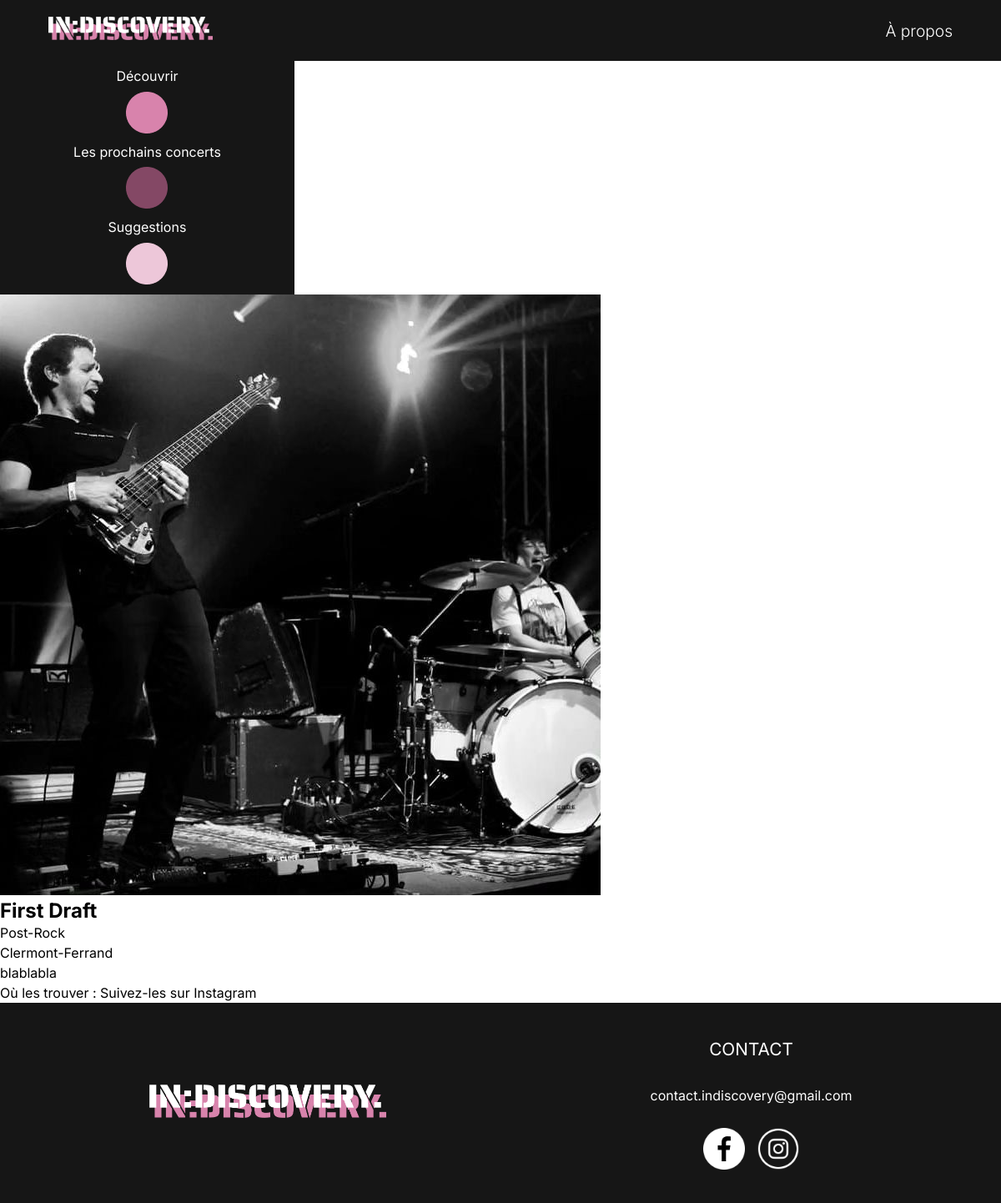
/php/artistes.php?id=1, run on an earlier commit of the app's database.
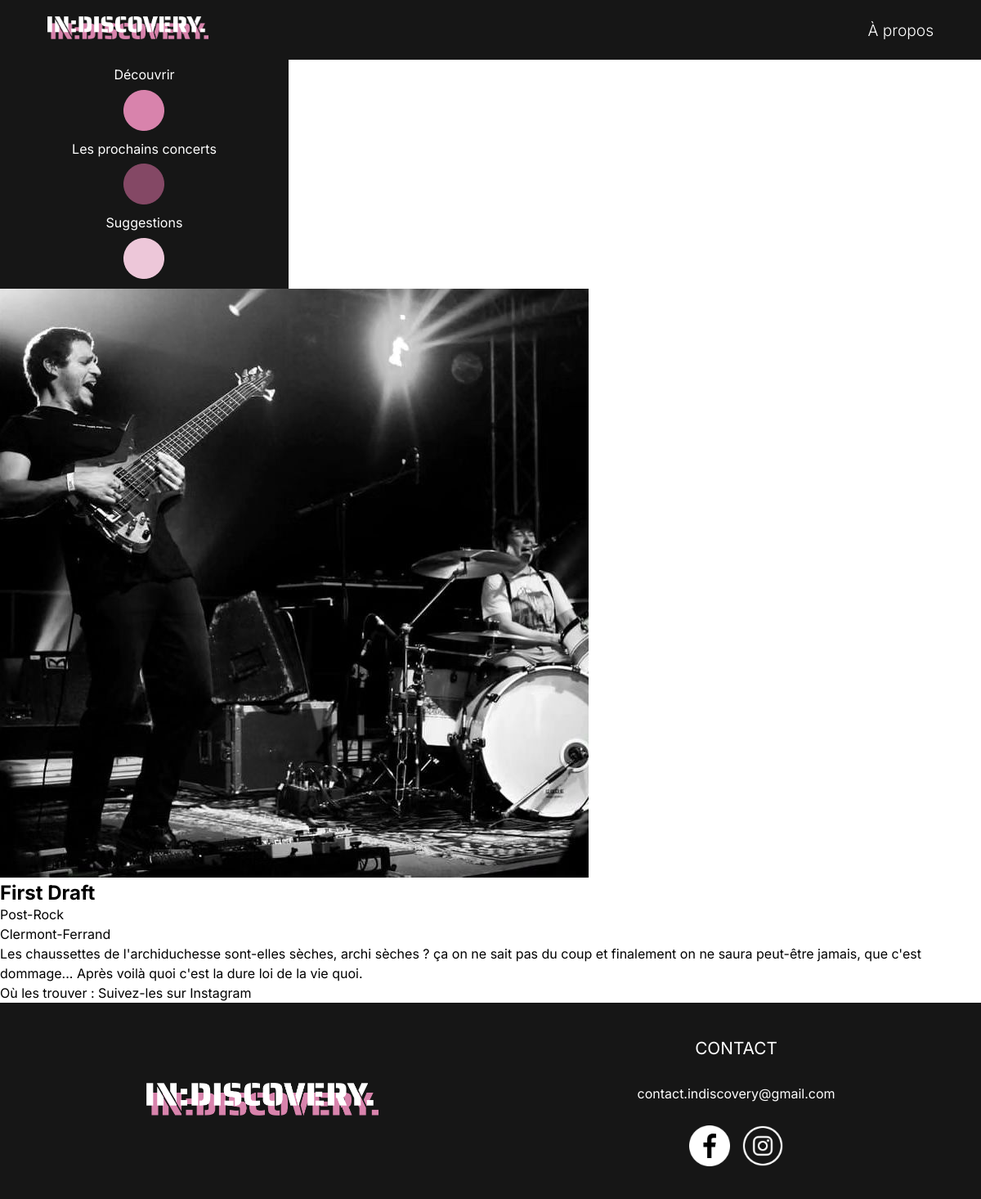
And on a later commit of the database.
### tables this page shows
CREATE TABLE `artistes` (
  `id_artiste` int NOT NULL,
  `nom` varchar(255) NOT NULL,
  `id_genre` int NOT NULL,
  `location` varchar(255) NOT NULL,
  `description` text NOT NULL,
  `photo` varchar(255) NOT NULL,
  `reseaux_sociaux` text NOT NULL,
  `decouverte` tinyint(1) NOT NULL,
  `cdc` tinyint(1) NOT NULL
);

CREATE TABLE `genres` (
  `id_genre` int NOT NULL,
  `categorie` varchar(255) NOT NULL,
  `genre` varchar(255) NOT NULL
);

### php/artistes.php (the view, shortened to what this page needs)
<?php
require_once("connect.php");
$artiste_id = isset($_GET['id']) ? intval($_GET['id']) : 0;
$sql = "
    SELECT a.nom, a.description, a.photo, a.location, a.reseaux_sociaux, g.categorie, g.genre
    FROM artistes a
    JOIN genres g ON a.id_genre = g.id_genre
    WHERE a.id_artiste = :id_artiste
";
$stmt = $db->prepare($sql);
$stmt->bindValue(':id_artiste', $artiste_id, PDO::PARAM_INT);
if (!$stmt->execute()) {
    echo "Erreur SQL : " . implode(" ", $stmt->errorInfo());
    exit;
}
$artiste = $stmt->fetch(PDO::FETCH_ASSOC);
?>
<!DOCTYPE html>
<html lang="en">
<head>
    <link rel="stylesheet" href="index.css">
    <link rel="stylesheet" href="artistes.css">
</head>
<body>
<header>
        <div class="navbar">
            <nav class="nav-links">
                <div class="logo"><a href="index.php"><img src="Images/logodiscovery.png" alt="Logo IN:DISCOVERY."></a></div>
                <a href="#" id="nav-item">À propos</a>
            </nav>
        </div>
        <div class="side-menu">
            <div class="container-menu">
            <div class="menu-dots">
                <span class="dot-menu-item item1">Découvrir</span>
                    <a href="decouvrez.php" class="dot dot1"><img src="images/icones/dot1.png" alt="Dot 1"></a>
                <span class="dot-menu-item item2">Les prochains concerts</span>
                    <a href="#" class="dot dot2"><img src="images/icones/dot2.png" alt="Dot 2"></a>
                <span class="dot-menu-item item3">Suggestions</span>
                    <a href="#" class="dot dot3"><img src="images/icones/dot3.png" alt="Dot 3"></a>
            </div>
            </div>
        </div>
    </header>
    <main>
        <section id="artiste-details">
            <img src="<?php echo htmlspecialchars($artiste['photo']); ?>" alt="<?php echo htmlspecialchars($artiste['nom']); ?>">
            <h1><?php echo htmlspecialchars($artiste['nom']); ?></h1>
            <p><?php echo htmlspecialchars($artiste['genre']); ?></p>
            <p><?php echo htmlspecialchars($artiste['location']); ?></p>
            <p><?php echo htmlspecialchars($artiste['description']); ?></p>
            <p>Où les trouver :
        <?php if (!empty($artiste['reseaux_sociaux'])): ?>
            <a href="<?php echo htmlspecialchars($artiste['reseaux_sociaux']); ?>" target="_blank">Suivez-les sur Instagram</a>
        <?php else: ?>
            Aucun lien Instagram disponible
        <?php endif; ?>
    </p>
        </section>
    </main>
    <footer>
        <div class="section-logo">
            <img src="images/logodiscovery.png" alt="Logo IN:DISCOVERY.">
        </div>
        <div class="section-contact">
            <p id="titre-contact">CONTACT</p>
            <p id="mail">contact.indiscovery@gmail.com</p>
            <div class="logos">
                <img src="images/icones/facebook.png" id="logo-fb">
                <img src="images/icones/Instagram_logo.png">
            </div>
        </div>
    </footer>
</body>
</html>

### php/index.css (style rules this page uses)
* { margin: 0; padding: 0; box-sizing: border-box; }
a { text-decoration: none; color: inherit; }
html, body { font-family: "Inter", sans-serif; height: 100%; width: 100%; margin: 0; padding: 0; display:flex; flex-direction: column; }
main { flex-grow: 1; }
.nav-links { display: flex; width: 100%; padding: 20px; background-color: rgb(22, 22, 22); justify-content: space-around; }
.navbar { display: flex; align-items: center; color: white; font-weight: 300; font-size: 1.2rem; }
#nav-item { display: none; }
.logo { width: 80%; }
.logo img { max-width: 200px; max-height: 28px; }
.container-menu { display: none; }
footer { width: 100%; background-color: rgb(22, 22, 22); color: white; padding: 20px; text-align: center; min-height: 40%; display: flex; flex-direction: column; justify-content: space-around; }
.section-logo img { width: 284px; }
.logos img { width: 50px; }
.section-contact { height: 50%; display: flex; flex-direction: column; justify-content: space-between; }
#titre-contact { font-size: 1.3rem; }
.logos { display: flex; justify-content: center; gap: 15px; }
#mail { cursor: pointer; }
.logos img { transition: transform 0.3s ease; }
@media (min-width: 768px) { #nav-item { display: flex; align-items: center; } }
@media (min-width: 768px) { .container-menu { display: flex; width: 400px; flex-direction: column; margin-left: 0px; background-color: rgb(22, 22, 22); align-items: center; justify-content: space-evenly; height:110px; min-height: 280px; } }
@media (min-width: 768px) { .nav-links { display: flex; width: 100%; padding: 20px; background-color: rgb(22, 22, 22); justify-content: space-around; } }
@media (min-width: 768px) { .side-menu { width: 100%; display: flex; justify-content:center; } }
@media (min-width: 768px) { .menu-dots { display: flex; flex-direction: column; justify-content: space-evenly; width: 80%; height: 300px; align-items:center; } }
@media (min-width: 768px) { .menu-dots .dot-menu-item { color: white; } }
@media (min-width: 768px) { .dot-menu-item { transition: color 0.3s ease; } }
@media (min-width: 768px) { p { margin: 0; line-height: 1.5; } }
@media (min-width: 768px) { footer { flex-direction:unset; align-items: center; min-height: 30%; } }
@media (min-width: 768px) { .section-contact { height: 80%; } }

What changed in the data, as far as the page shows it:
changed artistes "First Draft": description "blablabla" → "Les chaussettes de l'archiduchesse sont-elles sèches, archi sèches ? ça on ne sait pas du coup et finalement on ne saura peut-être jamais, que c'est dommage... Après voilà quoi c'est la dure loi de la vie quoi."
